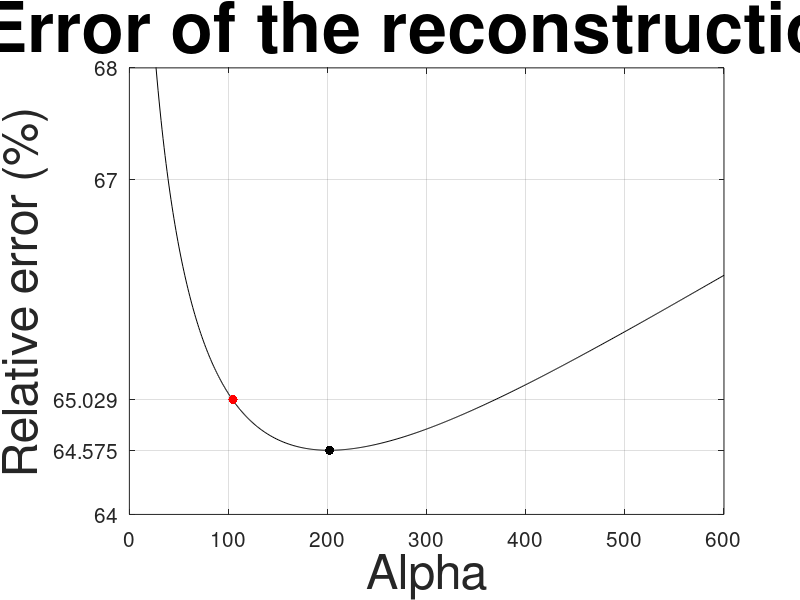

Reproduce this figure in MATLAB.
clear

load('errs_0_600.mat');
[min_relerr, min_alpha] = min(errs(:,2));
tik_alpha = 104.5367;
tik_relerr = errs(int8(tik_alpha), 2);

plot(errs(:,1), errs(:,2), 'k-');
axis([0, 600, 64, 68]);
hold on

plot(min_alpha, min_relerr, 'k.', 'markersize', 20);
plot(tik_alpha, tik_relerr, 'r.', 'markersize', 20);

yticks = get(gca, 'ytick');
set(gca, 'ytick', sort([yticks(1), yticks(4:end), min_relerr, tik_relerr]))
set(gca, 'fontsize', 15)
title('Error of the reconstruction', 'fontsize', 50)
ylab = ylabel('Relative error (%)');
xlab = xlabel('Alpha');
set(ylab, 'fontsize', 35)
set(xlab, 'fontsize', 35)
grid on

screensize = get(0, 'screensize');
screensize(3) = screensize(4);
set(gcf, 'position', screensize);